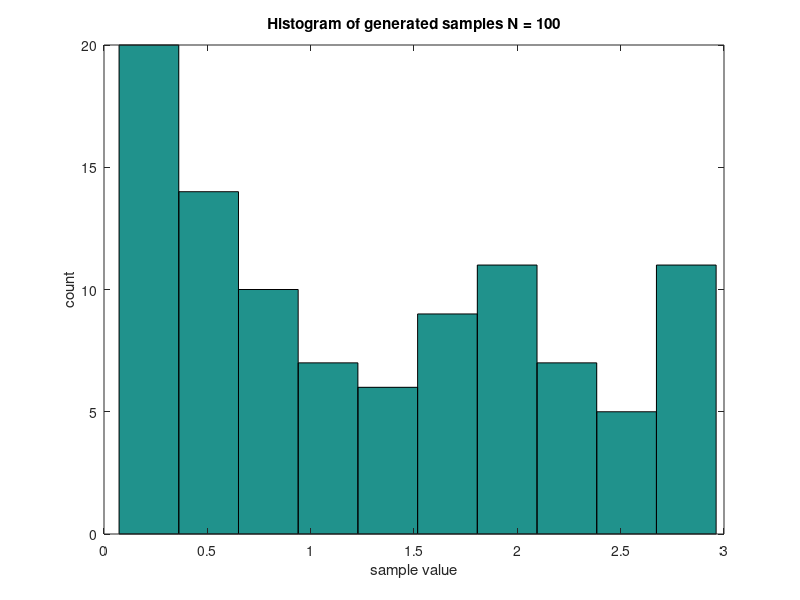

The MATLAB source for this figure: (Note: this script raises an error after producing the figure.)
% Question 1 a, b

number_iterations = 100
z_vector = []
cdf_vector = []

for iteration = 1:number_iterations  
    cdf_val = rand();
    cdf_vector = [cdf_vector, cdf_val];
    
    if cdf_val < 0.5
        z = 2 * cdf_val;
    else
        z = 4 * cdf_val - 1;
    end
        
    z_vector = [z_vector, z];
end
    
hist(z_vector)
title('Histogram of generated samples N = 100')
ylabel('count')
xlabel('sample value')
saveas(gcf, '~/Documents/assignments/random_processes/a1/z100_sample_hist.png')

disp(mean(z_vector))
disp(var(z_vector))

% Question 1c

iterations_count = [100, 200, 300, 400, 500, 1000, 2000, 5000]
sample_var = []
sample_mean = []

for number_iterations = iterations_count;
    z_vector = []
    cdf_vector = []

    for iteration = 1:number_iterations  
        cdf_val = rand();
        cdf_vector = [cdf_vector, cdf_val];

        if cdf_val < 0.5
            z = 2 * cdf_val;
        else
            z = 4 * cdf_val - 1;
        end

        z_vector = [z_vector, z];
    end
    sample_var = [sample_var, var(z_vector)]
    sample_mean = [sample_mean, mean(z_vector)]
    
end
categorical
s = scatter(categorical(iterations_count), sample_mean, 'filled')
s.LineWidth = 0.6;
s.MarkerEdgeColor = 'b';
s.MarkerFaceColor = [0 0.5 0.5];

title("Scatterplot of sample mean vs sample count")
xlabel('Sample count') 
ylabel('Sample mean') 
saveas(gcf, '~/Documents/assignments/random_processes/a1/sample_mean_scatter.png')

s = scatter(categorical(iterations_count), sample_var, 'filled')
s.LineWidth = 0.6;
s.MarkerEdgeColor = 'b';
s.MarkerFaceColor = [0 0.5 0.5];
title("Scatterplot of sample variance vs sample count")
xlabel('Sample count') 
ylabel('Sample variance') 
saveas(gcf, '~/Documents/assignments/random_processes/a1/sample_variance_scatter.png')
